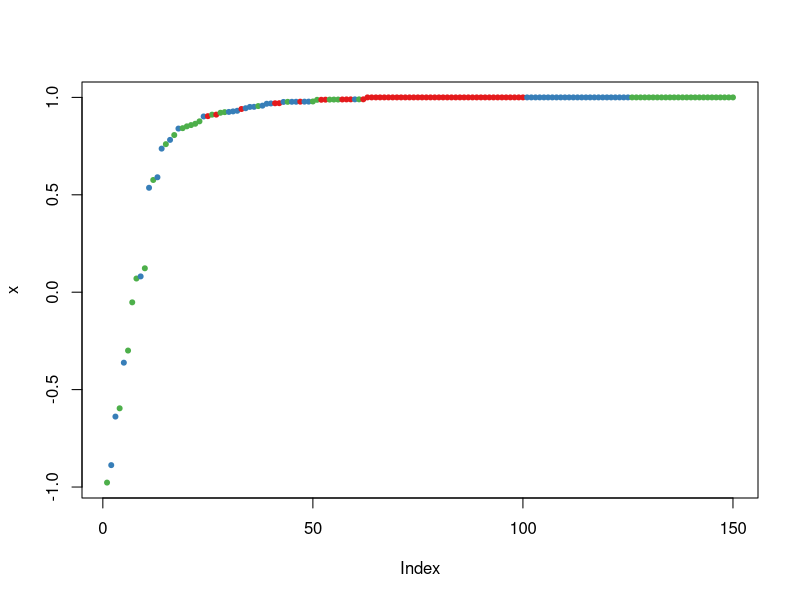

Source code (R):
library(randomForest)


### Name: margin
### Title: Margins of randomForest Classifier
### Aliases: margin margin.default margin.randomForest plot.margin
### Keywords: classif

### ** Examples

set.seed(1)
data(iris)
iris.rf <- randomForest(Species ~ ., iris, keep.forest=FALSE)
plot(margin(iris.rf))
